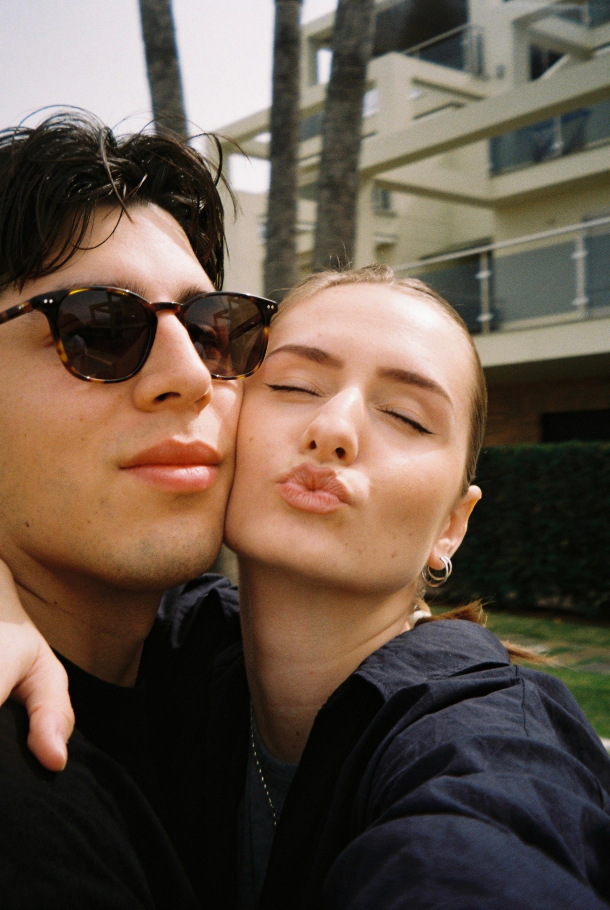
#> input picture MATH_FOR_DATA_SCIENCE/sol.JPG, 1830 x 2728 px, found by its file name (shown at 1/3 size)
$ jupyter execute foto_con_lidia.ipynb
#> lines starting #> are read from the running program, lines starting #| are printed output that depends on the picture
[cell 1]
import matplotlib.pyplot as plt
from PIL import Image
import numpy as np
from numpy import linalg as la

[cell 2]
foto = Image.open('sol.jpg')
#> foto is the input picture: PIL image 1830x2728 RGB; mean R, G, B 101.6, 85.5, 72.6
foto_BN = foto.convert('L') #Luminance
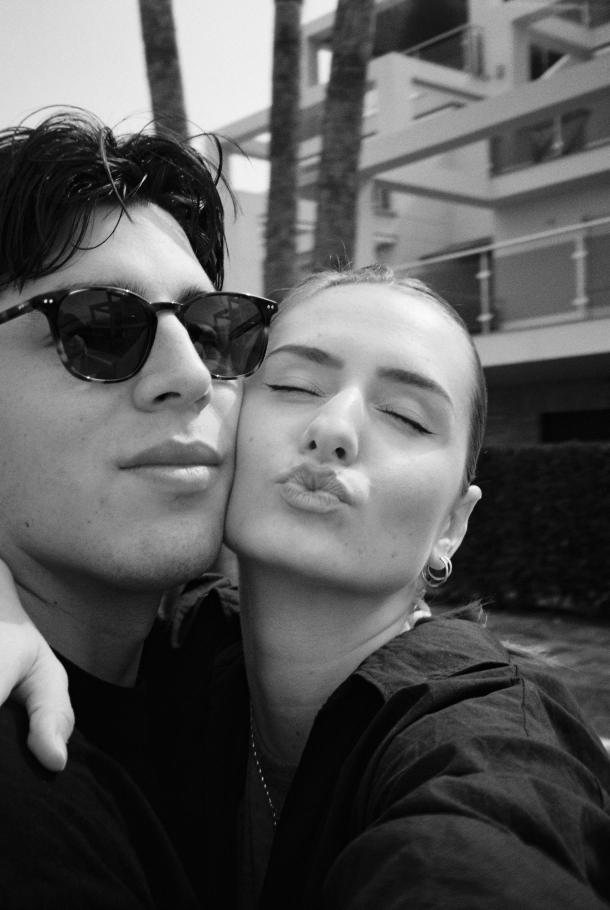
#> foto_BN: PIL image 1830x2728 L (shown at 1/3 size); min 0, max 254, mean 88.9
plt.figure(figsize=(4,5))
plt.imshow(foto_BN, cmap='gray')

[cell 3]
foto_mat = np.asarray(foto_BN)
print(foto_mat.shape)
#| (2728, 1830)
plt.figure(figsize=(10,13))
plt.imshow(foto_mat, cmap='gray')

[cell 4]
la.matrix_rank(foto_mat)
#> Out = 1830

[cell 5]
[Umat,Smat,Vmat] = la.svd(foto_mat, full_matrices=False)
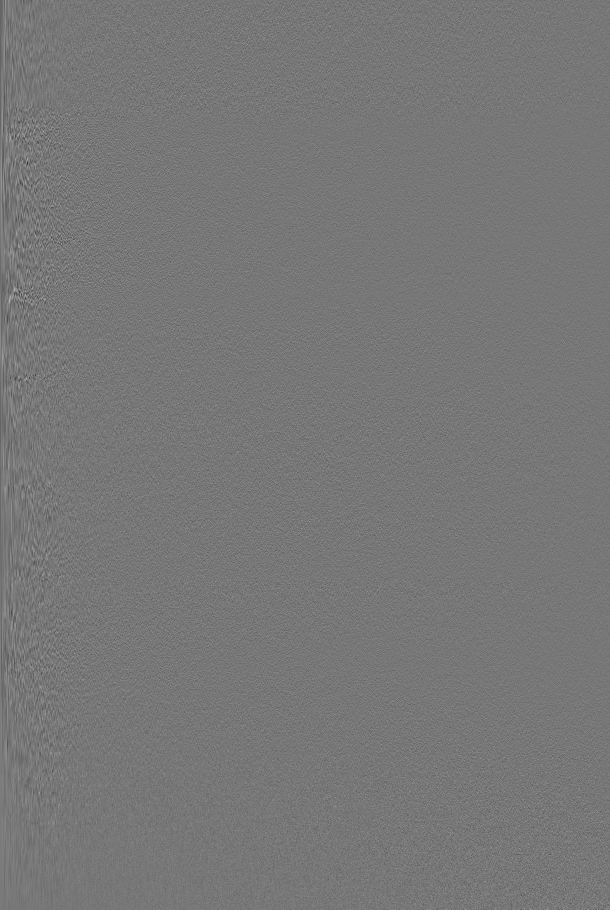
#> Umat: shape (2728, 1830) float64 (shown at 1/3 size); min -0.127, max 0.143, mean 1.5e-06; drawn with min black and max white
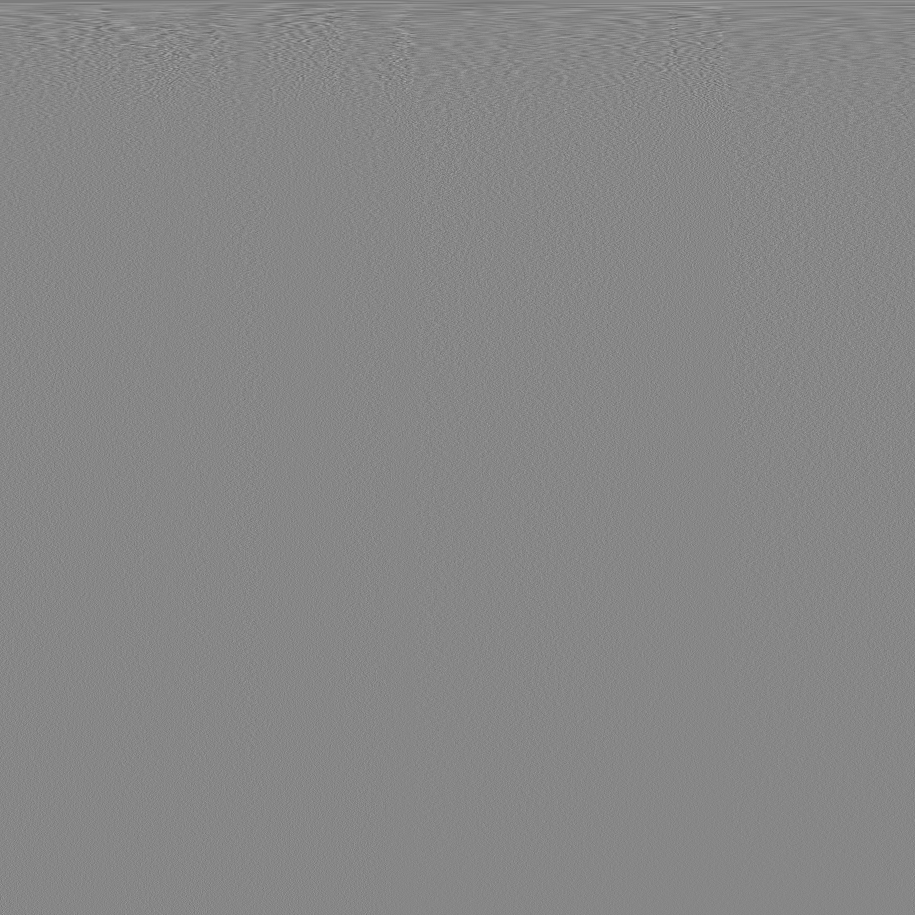
#> Vmat: shape (1830, 1830) float64 (shown at 1/2 size); min -0.274, max 0.243, mean -1.14e-05; drawn with min black and max white
#> Smat = 1830 values, max 225797.7 at index 0, min 15.63 at index 1829, mean 726.7

[cell 6]
def aprox_svd(k,u,s,v):
#> called with k = 10, s = array of shape (1830,)
    return s[0:k]*u[:,0:k]@v[0:k,:]
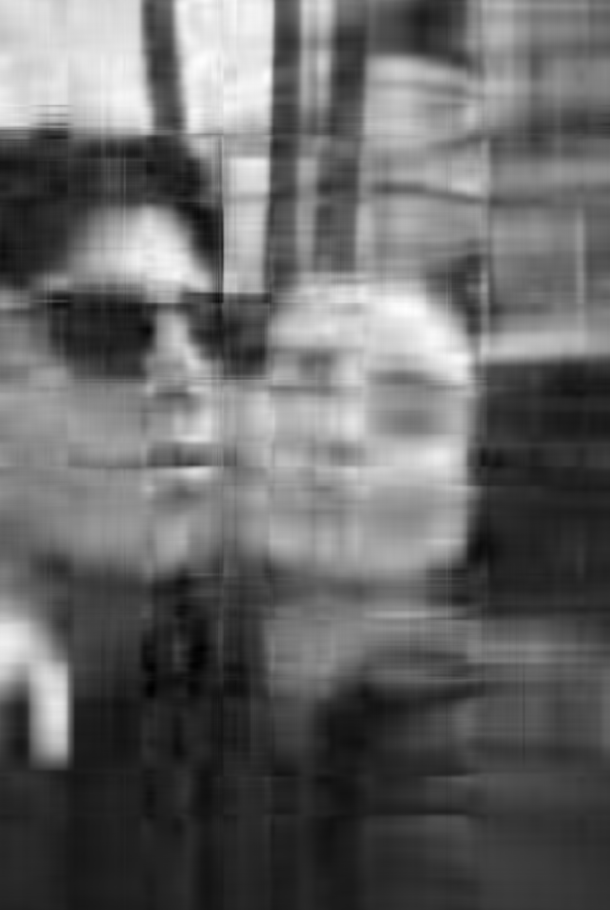
#> returned value: shape (2728, 1830) float64 (shown at 1/3 size); min -27.67, max 260.5, mean 88.9; drawn with min black and max white

[cell 7]
foto_mat_10 = aprox_svd(10,Umat,Smat,Vmat)
print(foto_mat_10.shape)
#| (2728, 1830)
plt.figure(figsize=(10,13))
plt.imshow(foto_mat_10, cmap='gray')

[cell 8]
foto_mat_100 = aprox_svd(100,Umat,Smat,Vmat)
print(foto_mat_100.shape)
#| (2728, 1830)
